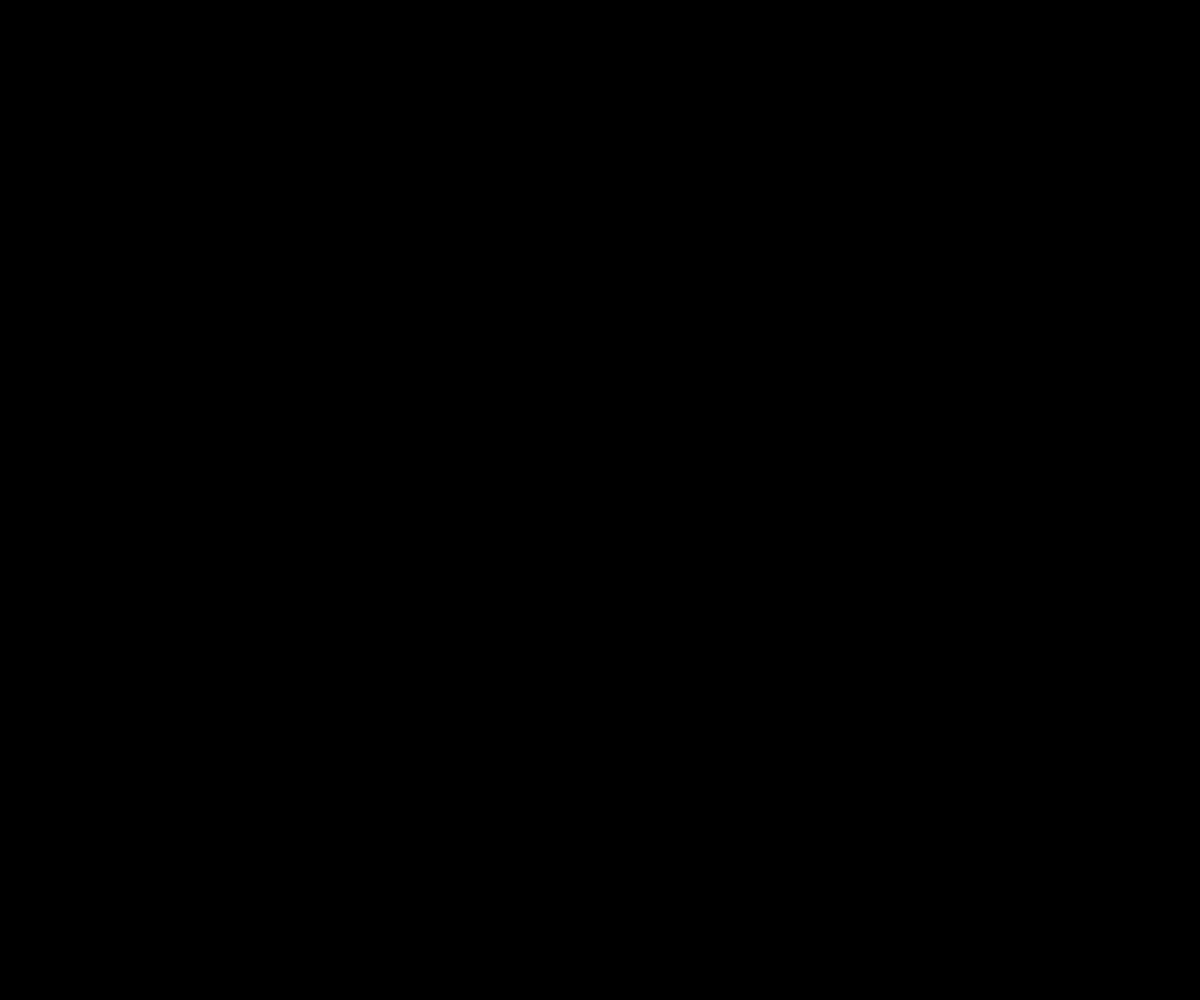
Frame 1 (no input)
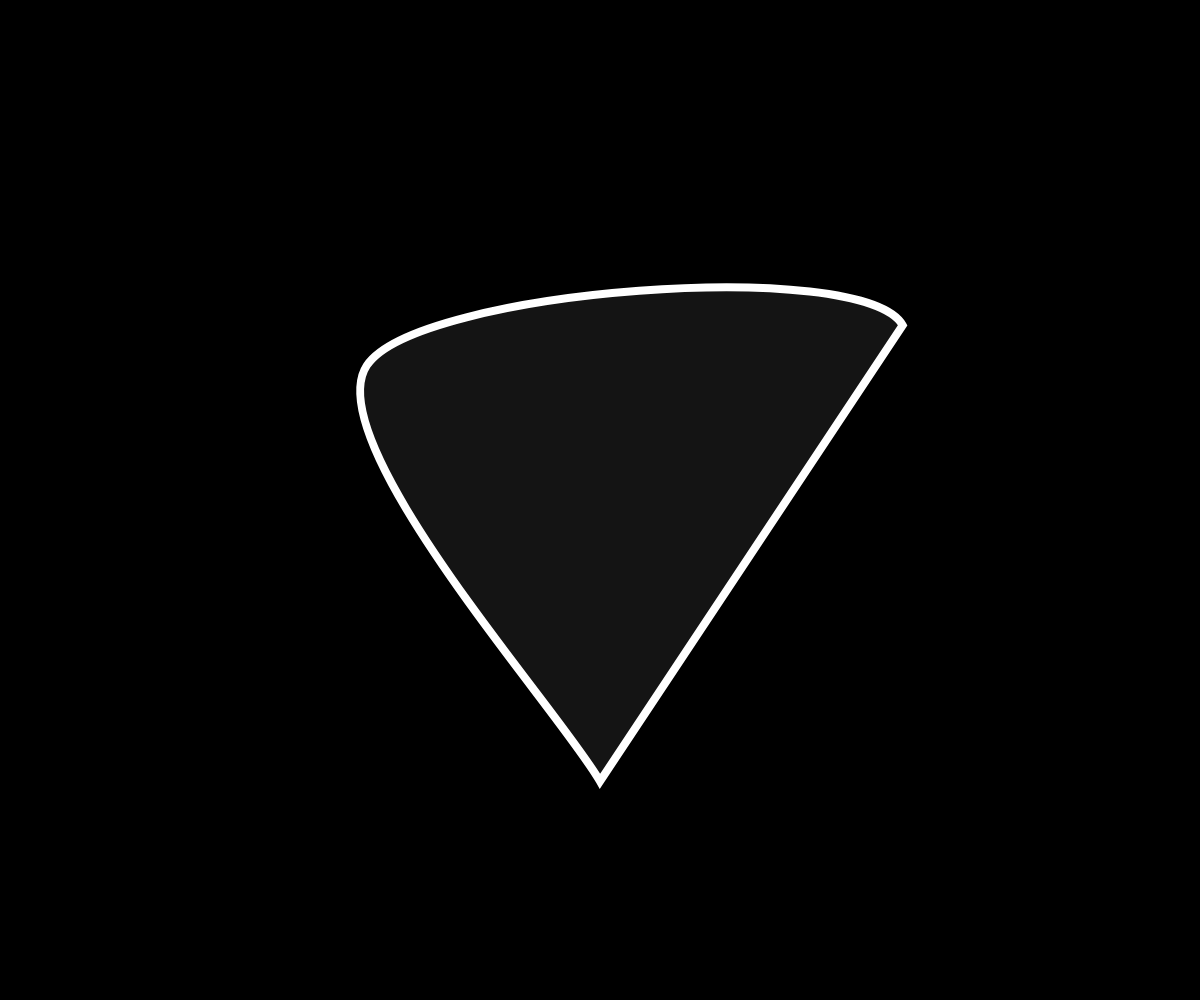
Frame 60 (no input)
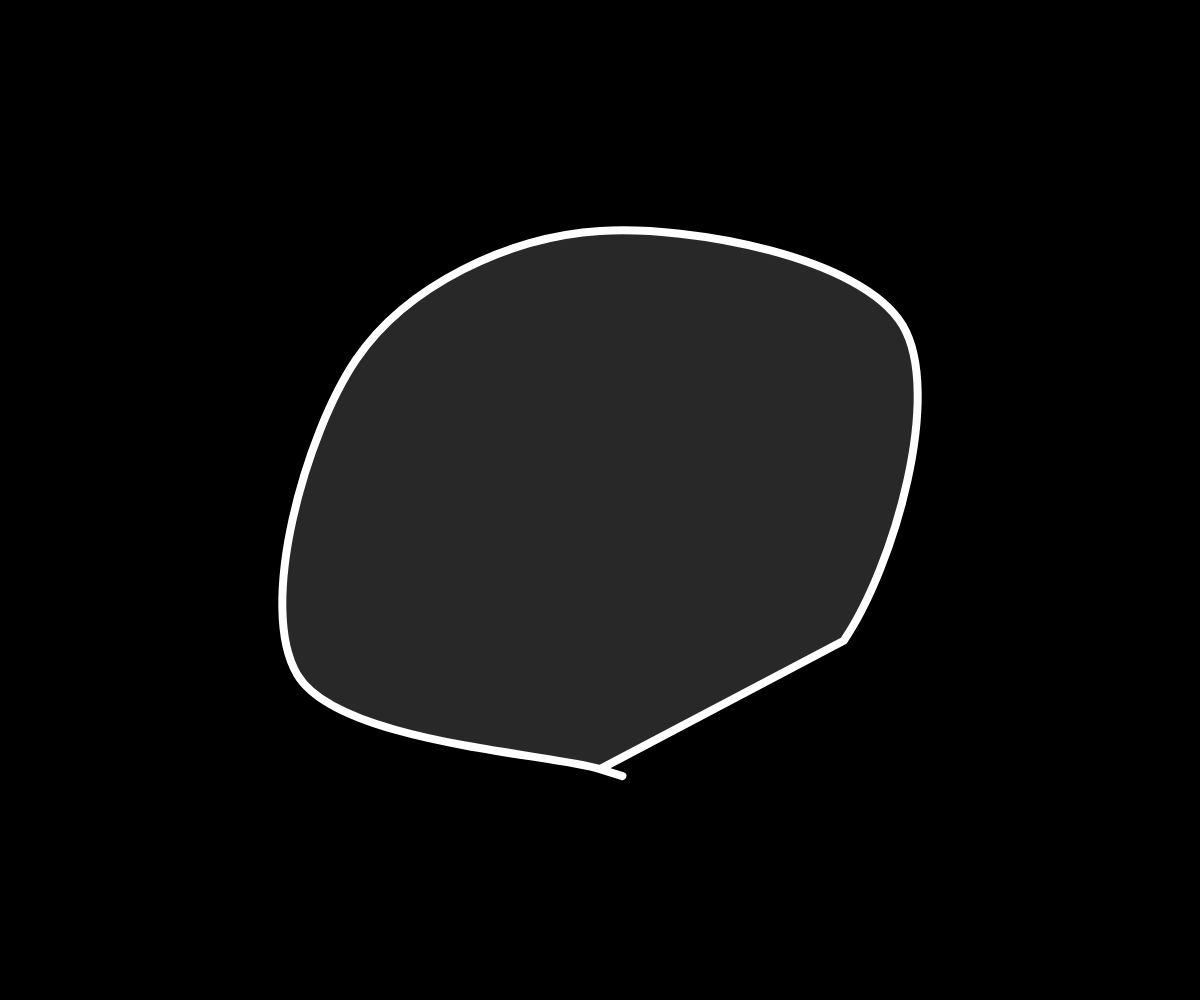
Frame 120 (the mouse pressed at the canvas centre since frame 60)

The p5.js sketch that drew these frames (run headless with seeded random() and noise() and a simulated clock; from frame 60 on, the mouse is pressed at the canvas centre):

// p5.js sketch
// ── sketch.js

let angle = 0;
let r;
let phase = 0;

function setup() {
  createCanvas(windowWidth, windowHeight);
  r = width / 4;
}

function draw() {
  background(0);
  translate(width / 2, height / 2);
  stroke(255);
  strokeWeight(8);
  fill(frameCount/3);
  

  // let increment = map(mouseX, 0, width, PI, 0.01);
  let increment = TWO_PI / (frameCount/20);
  beginShape();
  for (let a = 0; a < TWO_PI; a += increment) {
    let r1 = r + sin(a * 10 + phase) * 50;
    let x = r1 * sin(a);
    let y = r1 * cos(a);
    curveVertex(x, y);
  }
  endShape(CLOSE);
  phase += 0.10;
}
